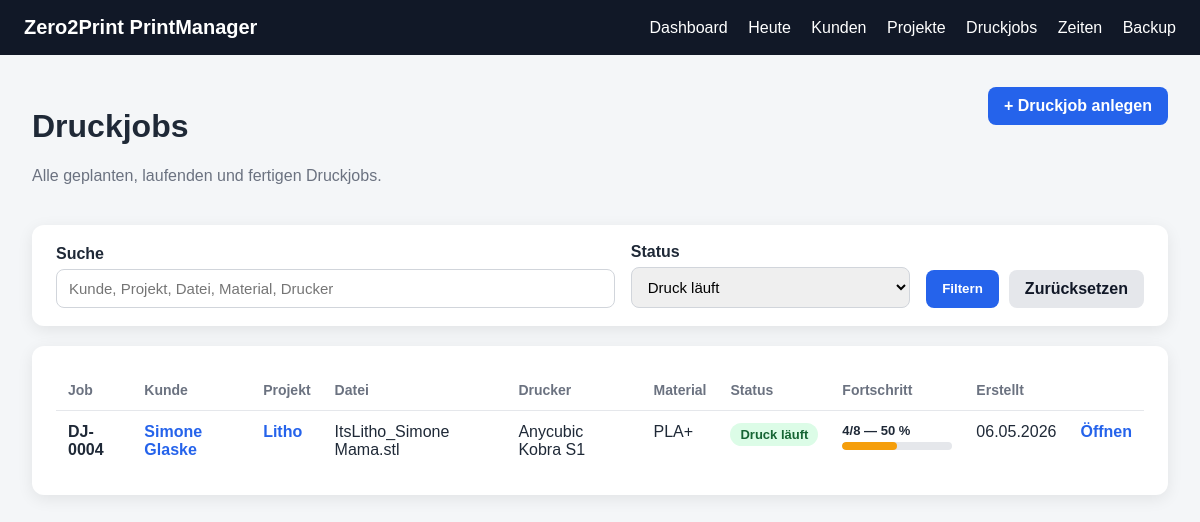
The page /jobs?status=Druck+läuft on the database as committed earlier.
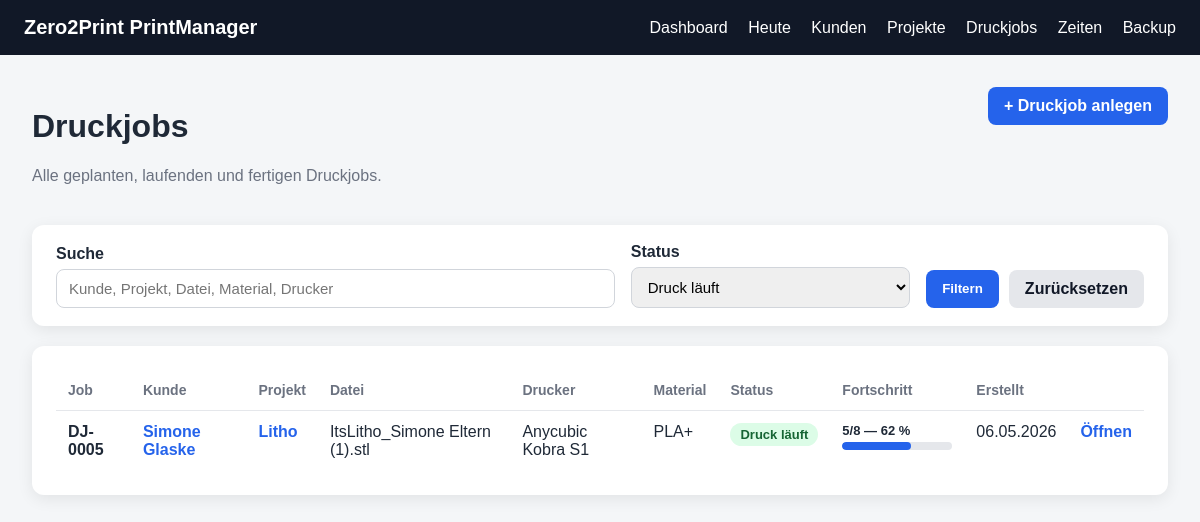
The same page on the database as committed later.
### app/models.py (models this page shows)
class PrintJob(Base):
    __tablename__ = "print_jobs"
    id = Column(Integer, primary_key=True, index=True)
    project_id = Column(Integer, ForeignKey("projects.id"), nullable=False)
    file_id = Column(Integer, ForeignKey("project_files.id"), nullable=True)
    printer_name = Column(String, nullable=True)
    material = Column(String, nullable=True)
    color = Column(String, nullable=True)
    planned_print_time = Column(String, nullable=True)
    planned_weight_grams = Column(Integer, nullable=True)
    status = Column(String, default="Bereit zum Druck")
    notes = Column(Text, nullable=True)
    created_at = Column(DateTime, default=datetime.utcnow)
    project = relationship("Project", back_populates="print_jobs")
    file = relationship("ProjectFile", back_populates="print_jobs")
    time_entries = relationship(
        "TimeEntry",
        back_populates="print_job"
    )
    checklist = relationship(
        "PrintJobChecklist",
        back_populates="print_job",
        uselist=False,
        cascade="all, delete-orphan"
    )

class Customer(Base):
    __tablename__ = "customers"
    id = Column(Integer, primary_key=True, index=True)
    name = Column(String, nullable=False)
    email = Column(String, nullable=True)
    phone = Column(String, nullable=True)
    note = Column(Text, nullable=True)
    created_at = Column(DateTime, default=datetime.utcnow)
    projects = relationship(
        "Project",
        back_populates="customer",
        cascade="all, delete-orphan"
    )

class Project(Base):
    __tablename__ = "projects"
    id = Column(Integer, primary_key=True, index=True)
    customer_id = Column(Integer, ForeignKey("customers.id"), nullable=False)
    name = Column(String, nullable=False)
    description = Column(Text, nullable=True)
    status = Column(String, default="Anfrage")
    deadline = Column(String, nullable=True)
    note = Column(Text, nullable=True)
    created_at = Column(DateTime, default=datetime.utcnow)
    customer = relationship("Customer", back_populates="projects")
    files = relationship(
        "ProjectFile",
        back_populates="project",
        cascade="all, delete-orphan"
    )
    print_jobs = relationship(
        "PrintJob",
        back_populates="project",
        cascade="all, delete-orphan"
    )
    time_entries = relationship(
        "TimeEntry",
        back_populates="project",
        cascade="all, delete-orphan"
    )

class ProjectFile(Base):
    __tablename__ = "project_files"
    id = Column(Integer, primary_key=True, index=True)
    project_id = Column(Integer, ForeignKey("projects.id"), nullable=False)
    original_filename = Column(String, nullable=False)
    stored_filename = Column(String, nullable=False)
    file_path = Column(String, nullable=False)
    file_type = Column(String, nullable=True)
    version = Column(String, nullable=True)
    note = Column(Text, nullable=True)
    uploaded_at = Column(DateTime, default=datetime.utcnow)
    project = relationship("Project", back_populates="files")
    print_jobs = relationship(
        "PrintJob",
        back_populates="file"
    )

class PrintJobChecklist(Base):
    __tablename__ = "print_job_checklists"
    id = Column(Integer, primary_key=True, index=True)
    print_job_id = Column(Integer, ForeignKey("print_jobs.id"), nullable=False, unique=True)
    file_checked = Column(Boolean, default=False)
    slicer_checked = Column(Boolean, default=False)
    material_ready = Column(Boolean, default=False)
    bed_cleaned = Column(Boolean, default=False)
    first_layer_checked = Column(Boolean, default=False)
    print_finished_checked = Column(Boolean, default=False)
    post_processing_done = Column(Boolean, default=False)
    packed = Column(Boolean, default=False)
    updated_at = Column(DateTime, default=datetime.utcnow)
    print_job = relationship("PrintJob", back_populates="checklist")

### app/routes/print_jobs.py (the view)
@router.get("")
def print_jobs_index(
    request: Request,
    q: str = Query(default=""),
    status: str = Query(default=""),
    db: Session = Depends(get_db)
):
    query = (
        db.query(PrintJob)
        .join(Project)
        .join(Customer)
    )
    search = q.strip()
    selected_status = status.strip()
    if search:
        query = query.outerjoin(ProjectFile, PrintJob.file_id == ProjectFile.id)
        query = query.filter(
            or_(
                Project.name.ilike(f"%{search}%"),
                Customer.name.ilike(f"%{search}%"),
                PrintJob.printer_name.ilike(f"%{search}%"),
                PrintJob.material.ilike(f"%{search}%"),
                PrintJob.color.ilike(f"%{search}%"),
                PrintJob.notes.ilike(f"%{search}%"),
                ProjectFile.original_filename.ilike(f"%{search}%"),
            )
        )
    if selected_status:
        query = query.filter(PrintJob.status == selected_status)
    jobs = query.order_by(PrintJob.created_at.desc()).all()
    return templates.TemplateResponse(
        request=request,
        name="print_jobs.html",
        context={
            "title": "Druckjobs",
            "jobs": jobs,
            "q": search,
            "selected_status": selected_status,
            "statuses": JOB_STATUSES
        }
    )

### app/templates/print_jobs.html (shortened to what this page needs)
{% extends "base.html" %}
{% block content %}
<div class="page-header">
    <div>
        <h1>Druckjobs</h1>
        <p class="muted">Alle geplanten, laufenden und fertigen Druckjobs.</p>
    </div>
    <a class="btn" href="/jobs/new">+ Druckjob anlegen</a>
</div>
<div class="filter-card">
    <form method="get" action="/jobs" class="filter-form">
        <div class="filter-field">
            <label for="q">Suche</label>
            <input type="text" id="q" name="q" value="{{ q or '' }}" placeholder="Kunde, Projekt, Datei, Material, Drucker">
        </div>
        <div class="filter-field">
            <label for="status">Status</label>
            <select id="status" name="status">
                {% for status in statuses %}
                <option value="{{ status }}" {% if selected_status == status %}selected{% endif %}>
                    {{ status }}
                </option>
                {% endfor %}
            </select>
        </div>
        <div class="filter-actions">
            <button class="btn" type="submit">Filtern</button>
            <a class="btn-secondary" href="/jobs">Zurücksetzen</a>
        </div>
    </form>
</div>
{% if jobs %}
<div class="table-card">
    <table>
        <thead>
            <tr>
                <th>Job</th>
                <th>Kunde</th>
                <th>Projekt</th>
                <th>Datei</th>
                <th>Drucker</th>
                <th>Material</th>
                <th>Status</th>
                <th>Fortschritt</th>
                <th>Erstellt</th>
                <th></th>
            </tr>
        </thead>
        <tbody>
            {% for job in jobs %}
            <tr>
                <td><strong>DJ-{{ "%04d"|format(job.id) }}</strong></td>
                <td>
                    <a class="link-btn" href="/customers/{{ job.project.customer.id }}">
                        {{ job.project.customer.name }}
                    </a>
                </td>
                <td>
                    <a class="link-btn" href="/projects/{{ job.project.id }}">
                        {{ job.project.name }}
                    </a>
                </td>
                <td>
                    {% if job.file %}
                        {{ job.file.original_filename }}
                    {% else %}
                        -
                    {% endif %}
                </td>
                <td>{{ job.printer_name or "-" }}</td>
                <td>{{ job.material or "-" }}</td>
                <td>
                    <span class="status-pill {{ status_class(job.status) }}">
                        {{ job.status }}
                    </span>
                </td>
                <td>
                    <div class="mini-progress-text">
                        {{ checklist_done_count(job) }}/{{ checklist_total_count() }}
                        —
                        {{ checklist_progress(job) }} %
                    </div>
                    <div class="mini-progress-wrap">
                        <div class="mini-progress-bar {{ checklist_progress_class(job) }}" style="width: {{ checklist_progress(job) }}%;"></div>
                    </div>
                </td>
                <td>{{ job.created_at.strftime("%d.%m.%Y") }}</td>
                <td>
                    <a class="link-btn" href="/jobs/{{ job.id }}">Öffnen</a>
                </td>
            </tr>
            {% endfor %}
        </tbody>
    </table>
</div>
{% else %}
<div class="empty-state">
    <h2>Keine Druckjobs gefunden</h2>
    <p>Erstelle einen Druckjob oder ändere deine Filter.</p>
    <a class="btn" href="/jobs/new">Druckjob anlegen</a>
</div>
{% endif %}
{% endblock %}

Rows that differ between the two databases and show on the page:
no longer on this page (row edited): PrintJob: id "0004", project.customer.name "Simone Glaske", project.name "Litho", file.original_filename "ItsLitho_Simone Mama.stl", printer_name "Anycubic Kobra S1", material "PLA+", status "Druck läuft", checklist_total_count "8", created_at "06.05.2026"
no longer on this page (row unchanged): PrintJobChecklist: file_checked+slicer_checked+material_ready "4", file_checked+slicer_checked+material_ready "50"
now on this page (row edited): PrintJob: id "0005", project.customer.name "Simone Glaske", project.name "Litho", file.original_filename "ItsLitho_Simone Eltern (1).stl", printer_name "Anycubic Kobra S1", material "PLA+", status "Druck läuft", checklist_total_count "8", created_at "06.05.2026"
now on this page (row edited): PrintJobChecklist: file_checked+slicer_checked+material_ready "5", file_checked+slicer_checked+material_ready "62"
